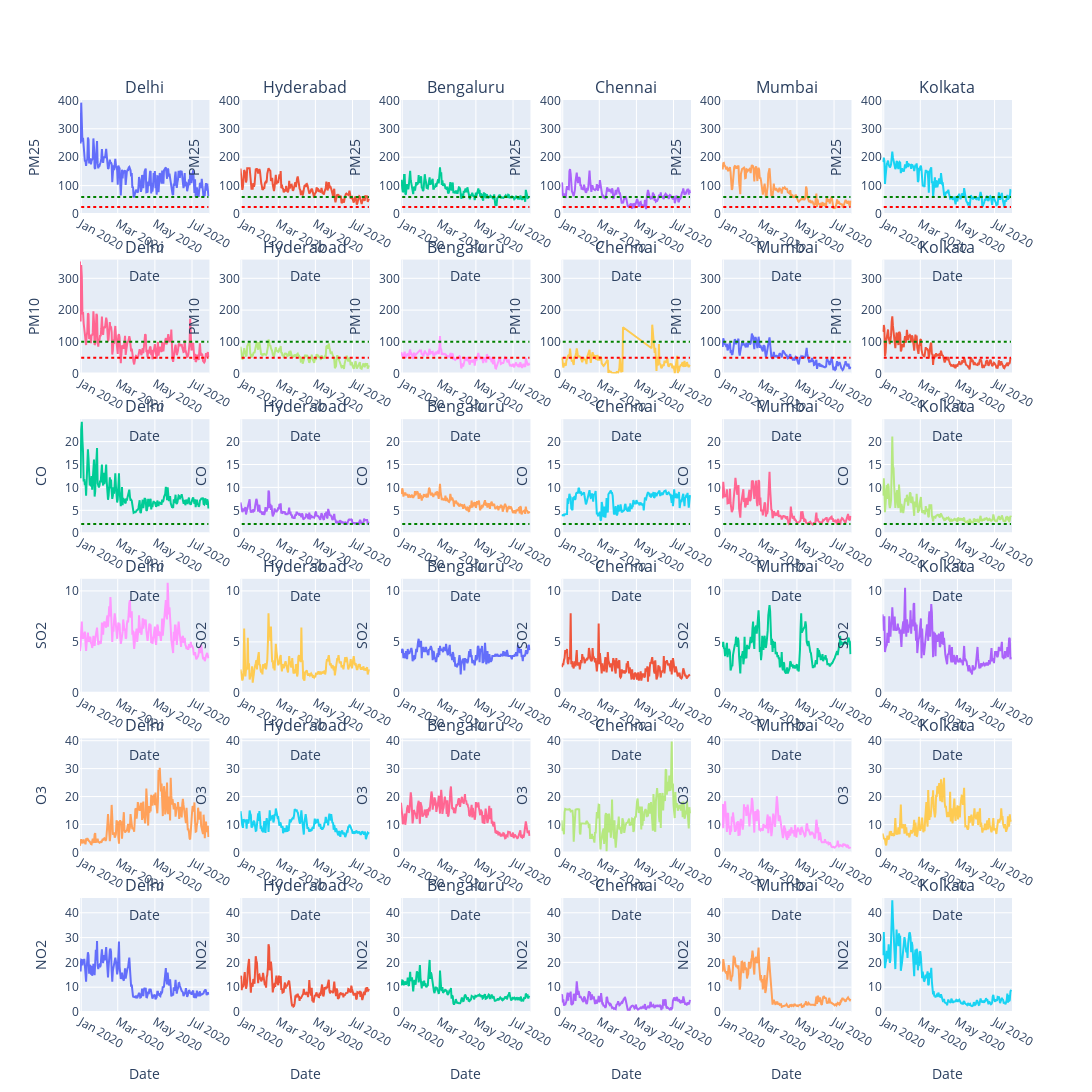

The code cell stored with this chart in its notebook:
### Code cell
city=['Delhi','Hyderabad','Bengaluru','Chennai','Mumbai','Kolkata']
pollutant=['pm25','pm10','co','so2','o3','no2']
polmax=[]
for i in pollutant:
    dr=df[df['Specie'].isin([i])]
    polmax.append(dr['median'].max()+(dr['median'].mean()/10))
print(polmax)
title=[]
[title.append(i) for _ in range(6) for i in city]
fig = make_subplots(
rows=6, cols=6,
#shared_yaxes=True,
subplot_titles=title,
vertical_spacing=0.05
)
for m,j in enumerate(pollutant):
    for l,i in enumerate(city):
        dff=df[df['Specie'].isin([j])]
        dfff=dff[dff['City'].isin([i])]
        fig.add_trace(go.Scatter(x=dfff['Date'], y=dfff['median']),row=m+1, col=l+1)
        if pollutant_who[j]:
            fig.add_shape(go.layout.Shape(type="line", x0=start, y0=pollutant_who[j], x1=end, y1=pollutant_who[j],
                                            line=dict(color='red', width=2,dash='dot'),),row=m+1,col=l+1)
        if pollutant_naaqs[j]:
            fig.add_shape(go.layout.Shape(type="line", x0=start, y0=pollutant_naaqs[j], x1=end, y1=pollutant_naaqs[j],
                                            line=dict(color='green', width=2,dash='dot'),),row=m+1,col=l+1)
        fig.update_yaxes(title=j.upper(),range=[0, polmax[m]], row=m+1, col=l+1)
        fig.update_xaxes(title="Date",row=m+1, col=l+1)
fig.update_layout(height=1900, width=2000,showlegend=False)
#fig.update_layout(yaxis=dict(range=[0,300]))
fig.show()
fig.write_image(f'images/pm2.5all_all_cities_trans.png')

### Figure 1 — Plotly figure (JSON) as saved in the notebook; plotly's stock layout.template omitted (floating-point values rounded to 4 significant figures; data arrays with more than 128 entries replaced by an {"elided": "..."} marker saying what was removed)
{"data": [{"type": "scatter", "x": {"elided": "212 str values"}, "xaxis": "x", "y": {"elided": "212 int values"}, "yaxis": "y"}, {"type": "scatter", "x": {"elided": "212 str values"}, "xaxis": "x2", "y": {"elided": "212 int values"}, "yaxis": "y2"}, {"type": "scatter", "x": {"elided": "212 str values"}, "xaxis": "x3", "y": {"elided": "212 int values"}, "yaxis": "y3"}, {"type": "scatter", "x": {"elided": "212 str values"}, "xaxis": "x4", "y": {"elided": "212 int values"}, "yaxis": "y4"}, {"type": "scatter", "x": {"elided": "212 str values"}, "xaxis": "x5", "y": {"elided": "212 int values"}, "yaxis": "y5"}, {"type": "scatter", "x": {"elided": "212 str values"}, "xaxis": "x6", "y": {"elided": "212 int values"}, "yaxis": "y6"}, {"type": "scatter", "x": {"elided": "212 str values"}, "xaxis": "x7", "y": {"elided": "212 int values"}, "yaxis": "y7"}, {"type": "scatter", "x": {"elided": "212 str values"}, "xaxis": "x8", "y": {"elided": "212 int values"}, "yaxis": "y8"}, {"type": "scatter", "x": {"elided": "212 str values"}, "xaxis": "x9", "y": {"elided": "212 int values"}, "yaxis": "y9"}, {"type": "scatter", "x": {"elided": "159 str values"}, "xaxis": "x10", "y": {"elided": "159 int values"}, "yaxis": "y10"}, {"type": "scatter", "x": {"elided": "212 str values"}, "xaxis": "x11", "y": {"elided": "212 int values"}, "yaxis": "y11"}, {"type": "scatter", "x": {"elided": "212 str values"}, "xaxis": "x12", "y": {"elided": "212 int values"}, "yaxis": "y12"}, {"type": "scatter", "x": {"elided": "212 str values"}, "xaxis": "x13", "y": {"elided": "212 float values"}, "yaxis": "y13"}, {"type": "scatter", "x": {"elided": "212 str values"}, "xaxis": "x14", "y": {"elided": "212 float values"}, "yaxis": "y14"}, {"type": "scatter", "x": {"elided": "212 str values"}, "xaxis": "x15", "y": {"elided": "212 float values"}, "yaxis": "y15"}, {"type": "scatter", "x": {"elided": "212 str values"}, "xaxis": "x16", "y": {"elided": "212 float values"}, "yaxis": "y16"}, {"type": "scatter", "x": {"elided": "212 str values"}, "xaxis": "x17", "y": {"elided": "212 float values"}, "yaxis": "y17"}, {"type": "scatter", "x": {"elided": "212 str values"}, "xaxis": "x18", "y": {"elided": "212 float values"}, "yaxis": "y18"}, {"type": "scatter", "x": {"elided": "212 str values"}, "xaxis": "x19", "y": {"elided": "212 float values"}, "yaxis": "y19"}, {"type": "scatter", "x": {"elided": "212 str values"}, "xaxis": "x20", "y": {"elided": "212 float values"}, "yaxis": "y20"}, {"type": "scatter", "x": {"elided": "212 str values"}, "xaxis": "x21", "y": {"elided": "212 float values"}, "yaxis": "y21"}, {"type": "scatter", "x": {"elided": "212 str values"}, "xaxis": "x22", "y": {"elided": "212 float values"}, "yaxis": "y22"}, {"type": "scatter", "x": {"elided": "212 str values"}, "xaxis": "x23", "y": {"elided": "212 float values"}, "yaxis": "y23"}, {"type": "scatter", "x": {"elided": "212 str values"}, "xaxis": "x24", "y": {"elided": "212 float values"}, "yaxis": "y24"}, {"type": "scatter", "x": {"elided": "212 str values"}, "xaxis": "x25", "y": {"elided": "212 float values"}, "yaxis": "y25"}, {"type": "scatter", "x": {"elided": "212 str values"}, "xaxis": "x26", "y": {"elided": "212 float values"}, "yaxis": "y26"}, {"type": "scatter", "x": {"elided": "212 str values"}, "xaxis": "x27", "y": {"elided": "212 float values"}, "yaxis": "y27"}, {"type": "scatter", "x": {"elided": "212 str values"}, "xaxis": "x28", "y": {"elided": "212 float values"}, "yaxis": "y28"}, {"type": "scatter", "x": {"elided": "212 str values"}, "xaxis": "x29", "y": {"elided": "212 float values"}, "yaxis": "y29"}, {"type": "scatter", "x": {"elided": "212 str values"}, "xaxis": "x30", "y": {"elided": "212 float values"}, "yaxis": "y30"}, {"type": "scatter", "x": {"elided": "212 str values"}, "xaxis": "x31", "y": {"elided": "212 float values"}, "yaxis": "y31"}, {"type": "scatter", "x": {"elided": "212 str values"}, "xaxis": "x32", "y": {"elided": "212 float values"}, "yaxis": "y32"}, {"type": "scatter", "x": {"elided": "212 str values"}, "xaxis": "x33", "y": {"elided": "212 float values"}, "yaxis": "y33"}, {"type": "scatter", "x": {"elided": "212 str values"}, "xaxis": "x34", "y": {"elided": "212 float values"}, "yaxis": "y34"}, {"type": "scatter", "x": {"elided": "212 str values"}, "xaxis": "x35", "y": {"elided": "212 float values"}, "yaxis": "y35"}, {"type": "scatter", "x": {"elided": "212 str values"}, "xaxis": "x36", "y": {"elided": "212 float values"}, "yaxis": "y36"}], "layout": {"annotations": [{"font": {"size": 16}, "showarrow": false, "text": "Delhi", "x": 0.06944, "xanchor": "center", "xref": "paper", "y": 1, "yanchor": "bottom", "yref": "paper"}, {"font": {"size": 16}, "showarrow": false, "text": "Hyderabad", "x": 0.2417, "xanchor": "center", "xref": "paper", "y": 1, "yanchor": "bottom", "yref": "paper"}, {"font": {"size": 16}, "showarrow": false, "text": "Bengaluru", "x": 0.4139, "xanchor": "center", "xref": "paper", "y": 1, "yanchor": "bottom", "yref": "paper"}, {"font": {"size": 16}, "showarrow": false, "text": "Chennai", "x": 0.5861, "xanchor": "center", "xref": "paper", "y": 1, "yanchor": "bottom", "yref": "paper"}, {"font": {"size": 16}, "showarrow": false, "text": "Mumbai", "x": 0.7583, "xanchor": "center", "xref": "paper", "y": 1, "yanchor": "bottom", "yref": "paper"}, {"font": {"size": 16}, "showarrow": false, "text": "Kolkata", "x": 0.9306, "xanchor": "center", "xref": "paper", "y": 1, "yanchor": "bottom", "yref": "paper"}, {"font": {"size": 16}, "showarrow": false, "text": "Delhi", "x": 0.06944, "xanchor": "center", "xref": "paper", "y": 0.825, "yanchor": "bottom", "yref": "paper"}, {"font": {"size": 16}, "showarrow": false, "text": "Hyderabad", "x": 0.2417, "xanchor": "center", "xref": "paper", "y": 0.825, "yanchor": "bottom", "yref": "paper"}, {"font": {"size": 16}, "showarrow": false, "text": "Bengaluru", "x": 0.4139, "xanchor": "center", "xref": "paper", "y": 0.825, "yanchor": "bottom", "yref": "paper"}, {"font": {"size": 16}, "showarrow": false, "text": "Chennai", "x": 0.5861, "xanchor": "center", "xref": "paper", "y": 0.825, "yanchor": "bottom", "yref": "paper"}, {"font": {"size": 16}, "showarrow": false, "text": "Mumbai", "x": 0.7583, "xanchor": "center", "xref": "paper", "y": 0.825, "yanchor": "bottom", "yref": "paper"}, {"font": {"size": 16}, "showarrow": false, "text": "Kolkata", "x": 0.9306, "xanchor": "center", "xref": "paper", "y": 0.825, "yanchor": "bottom", "yref": "paper"}, {"font": {"size": 16}, "showarrow": false, "text": "Delhi", "x": 0.06944, "xanchor": "center", "xref": "paper", "y": 0.65, "yanchor": "bottom", "yref": "paper"}, {"font": {"size": 16}, "showarrow": false, "text": "Hyderabad", "x": 0.2417, "xanchor": "center", "xref": "paper", "y": 0.65, "yanchor": "bottom", "yref": "paper"}, {"font": {"size": 16}, "showarrow": false, "text": "Bengaluru", "x": 0.4139, "xanchor": "center", "xref": "paper", "y": 0.65, "yanchor": "bottom", "yref": "paper"}, {"font": {"size": 16}, "showarrow": false, "text": "Chennai", "x": 0.5861, "xanchor": "center", "xref": "paper", "y": 0.65, "yanchor": "bottom", "yref": "paper"}, {"font": {"size": 16}, "showarrow": false, "text": "Mumbai", "x": 0.7583, "xanchor": "center", "xref": "paper", "y": 0.65, "yanchor": "bottom", "yref": "paper"}, {"font": {"size": 16}, "showarrow": false, "text": "Kolkata", "x": 0.9306, "xanchor": "center", "xref": "paper", "y": 0.65, "yanchor": "bottom", "yref": "paper"}, {"font": {"size": 16}, "showarrow": false, "text": "Delhi", "x": 0.06944, "xanchor": "center", "xref": "paper", "y": 0.475, "yanchor": "bottom", "yref": "paper"}, {"font": {"size": 16}, "showarrow": false, "text": "Hyderabad", "x": 0.2417, "xanchor": "center", "xref": "paper", "y": 0.475, "yanchor": "bottom", "yref": "paper"}, {"font": {"size": 16}, "showarrow": false, "text": "Bengaluru", "x": 0.4139, "xanchor": "center", "xref": "paper", "y": 0.475, "yanchor": "bottom", "yref": "paper"}, {"font": {"size": 16}, "showarrow": false, "text": "Chennai", "x": 0.5861, "xanchor": "center", "xref": "paper", "y": 0.475, "yanchor": "bottom", "yref": "paper"}, {"font": {"size": 16}, "showarrow": false, "text": "Mumbai", "x": 0.7583, "xanchor": "center", "xref": "paper", "y": 0.475, "yanchor": "bottom", "yref": "paper"}, {"font": {"size": 16}, "showarrow": false, "text": "Kolkata", "x": 0.9306, "xanchor": "center", "xref": "paper", "y": 0.475, "yanchor": "bottom", "yref": "paper"}, {"font": {"size": 16}, "showarrow": false, "text": "Delhi", "x": 0.06944, "xanchor": "center", "xref": "paper", "y": 0.3, "yanchor": "bottom", "yref": "paper"}, {"font": {"size": 16}, "showarrow": false, "text": "Hyderabad", "x": 0.2417, "xanchor": "center", "xref": "paper", "y": 0.3, "yanchor": "bottom", "yref": "paper"}, {"font": {"size": 16}, "showarrow": false, "text": "Bengaluru", "x": 0.4139, "xanchor": "center", "xref": "paper", "y": 0.3, "yanchor": "bottom", "yref": "paper"}, {"font": {"size": 16}, "showarrow": false, "text": "Chennai", "x": 0.5861, "xanchor": "center", "xref": "paper", "y": 0.3, "yanchor": "bottom", "yref": "paper"}, {"font": {"size": 16}, "showarrow": false, "text": "Mumbai", "x": 0.7583, "xanchor": "center", "xref": "paper", "y": 0.3, "yanchor": "bottom", "yref": "paper"}, {"font": {"size": 16}, "showarrow": false, "text": "Kolkata", "x": 0.9306, "xanchor": "center", "xref": "paper", "y": 0.3, "yanchor": "bottom", "yref": "paper"}, {"font": {"size": 16}, "showarrow": false, "text": "Delhi", "x": 0.06944, "xanchor": "center", "xref": "paper", "y": 0.125, "yanchor": "bottom", "yref": "paper"}, {"font": {"size": 16}, "showarrow": false, "text": "Hyderabad", "x": 0.2417, "xanchor": "center", "xref": "paper", "y": 0.125, "yanchor": "bottom", "yref": "paper"}, {"font": {"size": 16}, "showarrow": false, "text": "Bengaluru", "x": 0.4139, "xanchor": "center", "xref": "paper", "y": 0.125, "yanchor": "bottom", "yref": "paper"}, {"font": {"size": 16}, "showarrow": false, "text": "Chennai", "x": 0.5861, "xanchor": "center", "xref": "paper", "y": 0.125, "yanchor": "bottom", "yref": "paper"}, {"font": {"size": 16}, "showarrow": false, "text": "Mumbai", "x": 0.7583, "xanchor": "center", "xref": "paper", "y": 0.125, "yanchor": "bottom", "yref": "paper"}, {"font": {"size": 16}, "showarrow": false, "text": "Kolkata", "x": 0.9306, "xanchor": "center", "xref": "paper", "y": 0.125, "yanchor": "bottom", "yref": "paper"}], "height": 1900, "shapes": [{"line": {"color": "red", "dash": "dot", "width": 2}, "type": "line", "x0": "2020-01-01", "x1": "2020-07-28", "xref": "x", "y0": 25, "y1": 25, "yref": "y"}, {"line": {"color": "green", "dash": "dot", "width": 2}, "type": "line", "x0": "2020-01-01", "x1": "2020-07-28", "xref": "x", "y0": 60, "y1": 60, "yref": "y"}, {"line": {"color": "red", "dash": "dot", "width": 2}, "type": "line", "x0": "2020-01-01", "x1": "2020-07-28", "xref": "x2", "y0": 25, "y1": 25, "yref": "y2"}, {"line": {"color": "green", "dash": "dot", "width": 2}, "type": "line", "x0": "2020-01-01", "x1": "2020-07-28", "xref": "x2", "y0": 60, "y1": 60, "yref": "y2"}, {"line": {"color": "red", "dash": "dot", "width": 2}, "type": "line", "x0": "2020-01-01", "x1": "2020-07-28", "xref": "x3", "y0": 25, "y1": 25, "yref": "y3"}, {"line": {"color": "green", "dash": "dot", "width": 2}, "type": "line", "x0": "2020-01-01", "x1": "2020-07-28", "xref": "x3", "y0": 60, "y1": 60, "yref": "y3"}, {"line": {"color": "red", "dash": "dot", "width": 2}, "type": "line", "x0": "2020-01-01", "x1": "2020-07-28", "xref": "x4", "y0": 25, "y1": 25, "yref": "y4"}, {"line": {"color": "green", "dash": "dot", "width": 2}, "type": "line", "x0": "2020-01-01", "x1": "2020-07-28", "xref": "x4", "y0": 60, "y1": 60, "yref": "y4"}, {"line": {"color": "red", "dash": "dot", "width": 2}, "type": "line", "x0": "2020-01-01", "x1": "2020-07-28", "xref": "x5", "y0": 25, "y1": 25, "yref": "y5"}, {"line": {"color": "green", "dash": "dot", "width": 2}, "type": "line", "x0": "2020-01-01", "x1": "2020-07-28", "xref": "x5", "y0": 60, "y1": 60, "yref": "y5"}, {"line": {"color": "red", "dash": "dot", "width": 2}, "type": "line", "x0": "2020-01-01", "x1": "2020-07-28", "xref": "x6", "y0": 25, "y1": 25, "yref": "y6"}, {"line": {"color": "green", "dash": "dot", "width": 2}, "type": "line", "x0": "2020-01-01", "x1": "2020-07-28", "xref": "x6", "y0": 60, "y1": 60, "yref": "y6"}, {"line": {"color": "red", "dash": "dot", "width": 2}, "type": "line", "x0": "2020-01-01", "x1": "2020-07-28", "xref": "x7", "y0": 50, "y1": 50, "yref": "y7"}, {"line": {"color": "green", "dash": "dot", "width": 2}, "type": "line", "x0": "2020-01-01", "x1": "2020-07-28", "xref": "x7", "y0": 100, "y1": 100, "yref": "y7"}, {"line": {"color": "red", "dash": "dot", "width": 2}, "type": "line", "x0": "2020-01-01", "x1": "2020-07-28", "xref": "x8", "y0": 50, "y1": 50, "yref": "y8"}, {"line": {"color": "green", "dash": "dot", "width": 2}, "type": "line", "x0": "2020-01-01", "x1": "2020-07-28", "xref": "x8", "y0": 100, "y1": 100, "yref": "y8"}, {"line": {"color": "red", "dash": "dot", "width": 2}, "type": "line", "x0": "2020-01-01", "x1": "2020-07-28", "xref": "x9", "y0": 50, "y1": 50, "yref": "y9"}, {"line": {"color": "green", "dash": "dot", "width": 2}, "type": "line", "x0": "2020-01-01", "x1": "2020-07-28", "xref": "x9", "y0": 100, "y1": 100, "yref": "y9"}, {"line": {"color": "red", "dash": "dot", "width": 2}, "type": "line", "x0": "2020-01-01", "x1": "2020-07-28", "xref": "x10", "y0": 50, "y1": 50, "yref": "y10"}, {"line": {"color": "green", "dash": "dot", "width": 2}, "type": "line", "x0": "2020-01-01", "x1": "2020-07-28", "xref": "x10", "y0": 100, "y1": 100, "yref": "y10"}, {"line": {"color": "red", "dash": "dot", "width": 2}, "type": "line", "x0": "2020-01-01", "x1": "2020-07-28", "xref": "x11", "y0": 50, "y1": 50, "yref": "y11"}, {"line": {"color": "green", "dash": "dot", "width": 2}, "type": "line", "x0": "2020-01-01", "x1": "2020-07-28", "xref": "x11", "y0": 100, "y1": 100, "yref": "y11"}, {"line": {"color": "red", "dash": "dot", "width": 2}, "type": "line", "x0": "2020-01-01", "x1": "2020-07-28", "xref": "x12", "y0": 50, "y1": 50, "yref": "y12"}, {"line": {"color": "green", "dash": "dot", "width": 2}, "type": "line", "x0": "2020-01-01", "x1": "2020-07-28", "xref": "x12", "y0": 100, "y1": 100, "yref": "y12"}, {"line": {"color": "green", "dash": "dot", "width": 2}, "type": "line", "x0": "2020-01-01", "x1": "2020-07-28", "xref": "x13", "y0": 2, "y1": 2, "yref": "y13"}, {"line": {"color": "green", "dash": "dot", "width": 2}, "type": "line", "x0": "2020-01-01", "x1": "2020-07-28", "xref": "x14", "y0": 2, "y1": 2, "yref": "y14"}, {"line": {"color": "green", "dash": "dot", "width": 2}, "type": "line", "x0": "2020-01-01", "x1": "2020-07-28", "xref": "x15", "y0": 2, "y1": 2, "yref": "y15"}, {"line": {"color": "green", "dash": "dot", "width": 2}, "type": "line", "x0": "2020-01-01", "x1": "2020-07-28", "xref": "x16", "y0": 2, "y1": 2, "yref": "y16"}, {"line": {"color": "green", "dash": "dot", "width": 2}, "type": "line", "x0": "2020-01-01", "x1": "2020-07-28", "xref": "x17", "y0": 2, "y1": 2, "yref": "y17"}, {"line": {"color": "green", "dash": "dot", "width": 2}, "type": "line", "x0": "2020-01-01", "x1": "2020-07-28", "xref": "x18", "y0": 2, "y1": 2, "yref": "y18"}, {"line": {"color": "red", "dash": "dot", "width": 2}, "type": "line", "x0": "2020-01-01", "x1": "2020-07-28", "xref": "x19", "y0": 20, "y1": 20, "yref": "y19"}, {"line": {"color": "green", "dash": "dot", "width": 2}, "type": "line", "x0": "2020-01-01", "x1": "2020-07-28", "xref": "x19", "y0": 80, "y1": 80, "yref": "y19"}, {"line": {"color": "red", "dash": "dot", "width": 2}, "type": "line", "x0": "2020-01-01", "x1": "2020-07-28", "xref": "x20", "y0": 20, "y1": 20, "yref": "y20"}, {"line": {"color": "green", "dash": "dot", "width": 2}, "type": "line", "x0": "2020-01-01", "x1": "2020-07-28", "xref": "x20", "y0": 80, "y1": 80, "yref": "y20"}, {"line": {"color": "red", "dash": "dot", "width": 2}, "type": "line", "x0": "2020-01-01", "x1": "2020-07-28", "xref": "x21", "y0": 20, "y1": 20, "yref": "y21"}, {"line": {"color": "green", "dash": "dot", "width": 2}, "type": "line", "x0": "2020-01-01", "x1": "2020-07-28", "xref": "x21", "y0": 80, "y1": 80, "yref": "y21"}, {"line": {"color": "red", "dash": "dot", "width": 2}, "type": "line", "x0": "2020-01-01", "x1": "2020-07-28", "xref": "x22", "y0": 20, "y1": 20, "yref": "y22"}, {"line": {"color": "green", "dash": "dot", "width": 2}, "type": "line", "x0": "2020-01-01", "x1": "2020-07-28", "xref": "x22", "y0": 80, "y1": 80, "yref": "y22"}, {"line": {"color": "red", "dash": "dot", "width": 2}, "type": "line", "x0": "2020-01-01", "x1": "2020-07-28", "xref": "x23", "y0": 20, "y1": 20, "yref": "y23"}, {"line": {"color": "green", "dash": "dot", "width": 2}, "type": "line", "x0": "2020-01-01", "x1": "2020-07-28", "xref": "x23", "y0": 80, "y1": 80, "yref": "y23"}, {"line": {"color": "red", "dash": "dot", "width": 2}, "type": "line", "x0": "2020-01-01", "x1": "2020-07-28", "xref": "x24", "y0": 20, "y1": 20, "yref": "y24"}, {"line": {"color": "green", "dash": "dot", "width": 2}, "type": "line", "x0": "2020-01-01", "x1": "2020-07-28", "xref": "x24", "y0": 80, "y1": 80, "yref": "y24"}, {"line": {"color": "red", "dash": "dot", "width": 2}, "type": "line", "x0": "2020-01-01", "x1": "2020-07-28", "xref": "x25", "y0": 100, "y1": 100, "yref": "y25"}, {"line": {"color": "green", "dash": "dot", "width": 2}, "type": "line", "x0": "2020-01-01", "x1": "2020-07-28", "xref": "x25", "y0": 100, "y1": 100, "yref": "y25"}, {"line": {"color": "red", "dash": "dot", "width": 2}, "type": "line", "x0": "2020-01-01", "x1": "2020-07-28", "xref": "x26", "y0": 100, "y1": 100, "yref": "y26"}, {"line": {"color": "green", "dash": "dot", "width": 2}, "type": "line", "x0": "2020-01-01", "x1": "2020-07-28", "xref": "x26", "y0": 100, "y1": 100, "yref": "y26"}, {"line": {"color": "red", "dash": "dot", "width": 2}, "type": "line", "x0": "2020-01-01", "x1": "2020-07-28", "xref": "x27", "y0": 100, "y1": 100, "yref": "y27"}, {"line": {"color": "green", "dash": "dot", "width": 2}, "type": "line", "x0": "2020-01-01", "x1": "2020-07-28", "xref": "x27", "y0": 100, "y1": 100, "yref": "y27"}, {"line": {"color": "red", "dash": "dot", "width": 2}, "type": "line", "x0": "2020-01-01", "x1": "2020-07-28", "xref": "x28", "y0": 100, "y1": 100, "yref": "y28"}, {"line": {"color": "green", "dash": "dot", "width": 2}, "type": "line", "x0": "2020-01-01", "x1": "2020-07-28", "xref": "x28", "y0": 100, "y1": 100, "yref": "y28"}, {"line": {"color": "red", "dash": "dot", "width": 2}, "type": "line", "x0": "2020-01-01", "x1": "2020-07-28", "xref": "x29", "y0": 100, "y1": 100, "yref": "y29"}, {"line": {"color": "green", "dash": "dot", "width": 2}, "type": "line", "x0": "2020-01-01", "x1": "2020-07-28", "xref": "x29", "y0": 100, "y1": 100, "yref": "y29"}, {"line": {"color": "red", "dash": "dot", "width": 2}, "type": "line", "x0": "2020-01-01", "x1": "2020-07-28", "xref": "x30", "y0": 100, "y1": 100, "yref": "y30"}, {"line": {"color": "green", "dash": "dot", "width": 2}, "type": "line", "x0": "2020-01-01", "x1": "2020-07-28", "xref": "x30", "y0": 100, "y1": 100, "yref": "y30"}, {"line": {"color": "green", "dash": "dot", "width": 2}, "type": "line", "x0": "2020-01-01", "x1": "2020-07-28", "xref": "x31", "y0": 80, "y1": 80, "yref": "y31"}, {"line": {"color": "green", "dash": "dot", "width": 2}, "type": "line", "x0": "2020-01-01", "x1": "2020-07-28", "xref": "x32", "y0": 80, "y1": 80, "yref": "y32"}, {"line": {"color": "green", "dash": "dot", "width": 2}, "type": "line", "x0": "2020-01-01", "x1": "2020-07-28", "xref": "x33", "y0": 80, "y1": 80, "yref": "y33"}, {"line": {"color": "green", "dash": "dot", "width": 2}, "type": "line", "x0": "2020-01-01", "x1": "2020-07-28", "xref": "x34", "y0": 80, "y1": 80, "yref": "y34"}, {"line": {"color": "green", "dash": "dot", "width": 2}, "type": "line", "x0": "2020-01-01", "x1": "2020-07-28", "xref": "x35", "y0": 80, "y1": 80, "yref": "y35"}, {"line": {"color": "green", "dash": "dot", "width": 2}, "type": "line", "x0": "2020-01-01", "x1": "2020-07-28", "xref": "x36", "y0": 80, "y1": 80, "yref": "y36"}], "showlegend": false, "width": 2000, "xaxis": {"anchor": "y", "autorange": true, "domain": [0, 0.1389], "range": ["2019-12-30", "2020-07-28 19:53:36.5866"], "title": {"text": "Date"}, "type": "date"}, "xaxis10": {"anchor": "y10", "autorange": true, "domain": [0.5167, 0.6556], "range": ["2019-12-30", "2020-07-28 19:53:36.5866"], "title": {"text": "Date"}, "type": "date"}, "xaxis11": {"anchor": "y11", "autorange": true, "domain": [0.6889, 0.8278], "range": ["2019-12-30", "2020-07-28 19:53:36.5866"], "title": {"text": "Date"}, "type": "date"}, "xaxis12": {"anchor": "y12", "autorange": true, "domain": [0.8611, 1], "range": ["2019-12-30", "2020-07-28 19:53:36.5866"], "title": {"text": "Date"}, "type": "date"}, "xaxis13": {"anchor": "y13", "autorange": true, "domain": [0, 0.1389], "range": ["2019-12-30", "2020-07-28 19:53:36.5866"], "title": {"text": "Date"}, "type": "date"}, "xaxis14": {"anchor": "y14", "autorange": true, "domain": [0.1722, 0.3111], "range": ["2019-12-30", "2020-07-28 19:53:36.5866"], "title": {"text": "Date"}, "type": "date"}, "xaxis15": {"anchor": "y15", "autorange": true, "domain": [0.3444, 0.4833], "range": ["2019-12-30", "2020-07-28 19:53:36.5866"], "title": {"text": "Date"}, "type": "date"}, "xaxis16": {"anchor": "y16", "autorange": true, "domain": [0.5167, 0.6556], "range": ["2019-12-30", "2020-07-28 19:53:36.5866"], "title": {"text": "Date"}, "type": "date"}, "xaxis17": {"anchor": "y17", "autorange": true, "domain": [0.6889, 0.8278], "range": ["2019-12-30", "2020-07-28 19:53:36.5866"], "title": {"text": "Date"}, "type": "date"}, "xaxis18": {"anchor": "y18", "autorange": true, "domain": [0.8611, 1], "range": ["2019-12-30", "2020-07-28 19:53:36.5866"], "title": {"text": "Date"}, "type": "date"}, "xaxis19": {"anchor": "y19", "autorange": true, "domain": [0, 0.1389], "range": ["2019-12-30", "2020-07-28 19:53:36.5866"], "title": {"text": "Date"}, "type": "date"}, "xaxis2": {"anchor": "y2", "autorange": true, "domain": [0.1722, 0.3111], "range": ["2019-12-30", "2020-07-28 19:53:36.5866"], "title": {"text": "Date"}, "type": "date"}, "xaxis20": {"anchor": "y20", "autorange": true, "domain": [0.1722, 0.3111], "range": ["2019-12-30", "2020-07-28 19:53:36.5866"], "title": {"text": "Date"}, "type": "date"}, "xaxis21": {"anchor": "y21", "autorange": true, "domain": [0.3444, 0.4833], "range": ["2019-12-30", "2020-07-28 19:53:36.5866"], "title": {"text": "Date"}, "type": "date"}, "xaxis22": {"anchor": "y22", "autorange": true, "domain": [0.5167, 0.6556], "range": ["2019-12-30", "2020-07-28 19:53:36.5866"], "title": {"text": "Date"}, "type": "date"}, "xaxis23": {"anchor": "y23", "autorange": true, "domain": [0.6889, 0.8278], "range": ["2019-12-30", "2020-07-28 19:53:36.5866"], "title": {"text": "Date"}, "type": "date"}, "xaxis24": {"anchor": "y24", "autorange": true, "domain": [0.8611, 1], "range": ["2019-12-30", "2020-07-28 19:53:36.5866"], "title": {"text": "Date"}, "type": "date"}, "xaxis25": {"anchor": "y25", "autorange": true, "domain": [0, 0.1389], "range": ["2019-12-30", "2020-07-28 19:53:36.5866"], "title": {"text": "Date"}, "type": "date"}, "xaxis26": {"anchor": "y26", "autorange": true, "domain": [0.1722, 0.3111], "range": ["2019-12-30", "2020-07-28 19:53:36.5866"], "title": {"text": "Date"}, "type": "date"}, "xaxis27": {"anchor": "y27", "autorange": true, "domain": [0.3444, 0.4833], "range": ["2019-12-30", "2020-07-28 19:53:36.5866"], "title": {"text": "Date"}, "type": "date"}, "xaxis28": {"anchor": "y28", "autorange": true, "domain": [0.5167, 0.6556], "range": ["2019-12-30", "2020-07-28 19:53:36.5866"], "title": {"text": "Date"}, "type": "date"}, "xaxis29": {"anchor": "y29", "autorange": true, "domain": [0.6889, 0.8278], "range": ["2019-12-30", "2020-07-28 19:53:36.5866"], "title": {"text": "Date"}, "type": "date"}, "xaxis3": {"anchor": "y3", "autorange": true, "domain": [0.3444, 0.4833], "range": ["2019-12-30", "2020-07-28 19:53:36.5866"], "title": {"text": "Date"}, "type": "date"}, "xaxis30": {"anchor": "y30", "autorange": true, "domain": [0.8611, 1], "range": ["2019-12-30", "2020-07-28 19:53:36.5866"], "title": {"text": "Date"}, "type": "date"}, "xaxis31": {"anchor": "y31", "autorange": true, "domain": [0, 0.1389], "range": ["2019-12-30", "2020-07-28 19:53:36.5866"], "title": {"text": "Date"}, "type": "date"}, "xaxis32": {"anchor": "y32", "autorange": true, "domain": [0.1722, 0.3111], "range": ["2019-12-30", "2020-07-28 19:53:36.5866"], "title": {"text": "Date"}, "type": "date"}, "xaxis33": {"anchor": "y33", "autorange": true, "domain": [0.3444, 0.4833], "range": ["2019-12-30", "2020-07-28 19:53:36.5866"], "title": {"text": "Date"}, "type": "date"}, "xaxis34": {"anchor": "y34", "autorange": true, "domain": [0.5167, 0.6556], "range": ["2019-12-30", "2020-07-28 19:53:36.5866"], "title": {"text": "Date"}, "type": "date"}, "xaxis35": {"anchor": "y35", "autorange": true, "domain": [0.6889, 0.8278], "range": ["2019-12-30", "2020-07-28 19:53:36.5866"], "title": {"text": "Date"}, "type": "date"}, "xaxis36": {"anchor": "y36", "autorange": true, "domain": [0.8611, 1], "range": ["2019-12-30", "2020-07-28 19:53:36.5866"], "title": {"text": "Date"}, "type": "date"}, "xaxis4": {"anchor": "y4", "autorange": true, "domain": [0.5167, 0.6556], "range": ["2019-12-30", "2020-07-28 19:53:36.5866"], "title": {"text": "Date"}, "type": "date"}, "xaxis5": {"anchor": "y5", "autorange": true, "domain": [0.6889, 0.8278], "range": ["2019-12-30", "2020-07-28 19:53:36.5866"], "title": {"text": "Date"}, "type": "date"}, "xaxis6": {"anchor": "y6", "autorange": true, "domain": [0.8611, 1], "range": ["2019-12-30", "2020-07-28 19:53:36.5866"], "title": {"text": "Date"}, "type": "date"}, "xaxis7": {"anchor": "y7", "autorange": true, "domain": [0, 0.1389], "range": ["2019-12-30", "2020-07-28 19:53:36.5866"], "title": {"text": "Date"}, "type": "date"}, "xaxis8": {"anchor": "y8", "autorange": true, "domain": [0.1722, 0.3111], "range": ["2019-12-30", "2020-07-28 19:53:36.5866"], "title": {"text": "Date"}, "type": "date"}, "xaxis9": {"anchor": "y9", "autorange": true, "domain": [0.3444, 0.4833], "range": ["2019-12-30", "2020-07-28 19:53:36.5866"], "title": {"text": "Date"}, "type": "date"}, "yaxis": {"anchor": "x", "domain": [0.875, 1], "range": [0, 401.3], "title": {"text": "PM25"}, "type": "linear"}, "yaxis10": {"anchor": "x10", "domain": [0.7, 0.825], "range": [0, 359.0], "title": {"text": "PM10"}, "type": "linear"}, "yaxis11": {"anchor": "x11", "domain": [0.7, 0.825], "range": [0, 359.0], "title": {"text": "PM10"}, "type": "linear"}, "yaxis12": {"anchor": "x12", "domain": [0.7, 0.825], "range": [0, 359.0], "title": {"text": "PM10"}, "type": "linear"}, "yaxis13": {"anchor": "x13", "domain": [0.525, 0.65], "range": [0, 24.89], "title": {"text": "CO"}, "type": "linear"}, "yaxis14": {"anchor": "x14", "domain": [0.525, 0.65], "range": [0, 24.89], "title": {"text": "CO"}, "type": "linear"}, "yaxis15": {"anchor": "x15", "domain": [0.525, 0.65], "range": [0, 24.89], "title": {"text": "CO"}, "type": "linear"}, "yaxis16": {"anchor": "x16", "domain": [0.525, 0.65], "range": [0, 24.89], "title": {"text": "CO"}, "type": "linear"}, "yaxis17": {"anchor": "x17", "domain": [0.525, 0.65], "range": [0, 24.89], "title": {"text": "CO"}, "type": "linear"}, "yaxis18": {"anchor": "x18", "domain": [0.525, 0.65], "range": [0, 24.89], "title": {"text": "CO"}, "type": "linear"}, "yaxis19": {"anchor": "x19", "domain": [0.35, 0.475], "range": [0, 11.19], "title": {"text": "SO2"}, "type": "linear"}, "yaxis2": {"anchor": "x2", "domain": [0.875, 1], "range": [0, 401.3], "title": {"text": "PM25"}, "type": "linear"}, "yaxis20": {"anchor": "x20", "domain": [0.35, 0.475], "range": [0, 11.19], "title": {"text": "SO2"}, "type": "linear"}, "yaxis21": {"anchor": "x21", "domain": [0.35, 0.475], "range": [0, 11.19], "title": {"text": "SO2"}, "type": "linear"}, "yaxis22": {"anchor": "x22", "domain": [0.35, 0.475], "range": [0, 11.19], "title": {"text": "SO2"}, "type": "linear"}, "yaxis23": {"anchor": "x23", "domain": [0.35, 0.475], "range": [0, 11.19], "title": {"text": "SO2"}, "type": "linear"}, "yaxis24": {"anchor": "x24", "domain": [0.35, 0.475], "range": [0, 11.19], "title": {"text": "SO2"}, "type": "linear"}, "yaxis25": {"anchor": "x25", "domain": [0.175, 0.3], "range": [0, 40.82], "title": {"text": "O3"}, "type": "linear"}, "yaxis26": {"anchor": "x26", "domain": [0.175, 0.3], "range": [0, 40.82], "title": {"text": "O3"}, "type": "linear"}, "yaxis27": {"anchor": "x27", "domain": [0.175, 0.3], "range": [0, 40.82], "title": {"text": "O3"}, "type": "linear"}, "yaxis28": {"anchor": "x28", "domain": [0.175, 0.3], "range": [0, 40.82], "title": {"text": "O3"}, "type": "linear"}, "yaxis29": {"anchor": "x29", "domain": [0.175, 0.3], "range": [0, 40.82], "title": {"text": "O3"}, "type": "linear"}, "yaxis3": {"anchor": "x3", "domain": [0.875, 1], "range": [0, 401.3], "title": {"text": "PM25"}, "type": "linear"}, "yaxis30": {"anchor": "x30", "domain": [0.175, 0.3], "range": [0, 40.82], "title": {"text": "O3"}, "type": "linear"}, "yaxis31": {"anchor": "x31", "domain": [0, 0.125], "range": [0, 45.96], "title": {"text": "NO2"}, "type": "linear"}, "yaxis32": {"anchor": "x32", "domain": [0, 0.125], "range": [0, 45.96], "title": {"text": "NO2"}, "type": "linear"}, "yaxis33": {"anchor": "x33", "domain": [0, 0.125], "range": [0, 45.96], "title": {"text": "NO2"}, "type": "linear"}, "yaxis34": {"anchor": "x34", "domain": [0, 0.125], "range": [0, 45.96], "title": {"text": "NO2"}, "type": "linear"}, "yaxis35": {"anchor": "x35", "domain": [0, 0.125], "range": [0, 45.96], "title": {"text": "NO2"}, "type": "linear"}, "yaxis36": {"anchor": "x36", "domain": [0, 0.125], "range": [0, 45.96], "title": {"text": "NO2"}, "type": "linear"}, "yaxis4": {"anchor": "x4", "domain": [0.875, 1], "range": [0, 401.3], "title": {"text": "PM25"}, "type": "linear"}, "yaxis5": {"anchor": "x5", "domain": [0.875, 1], "range": [0, 401.3], "title": {"text": "PM25"}, "type": "linear"}, "yaxis6": {"anchor": "x6", "domain": [0.875, 1], "range": [0, 401.3], "title": {"text": "PM25"}, "type": "linear"}, "yaxis7": {"anchor": "x7", "domain": [0.7, 0.825], "range": [0, 359.0], "title": {"text": "PM10"}, "type": "linear"}, "yaxis8": {"anchor": "x8", "domain": [0.7, 0.825], "range": [0, 359.0], "title": {"text": "PM10"}, "type": "linear"}, "yaxis9": {"anchor": "x9", "domain": [0.7, 0.825], "range": [0, 359.0], "title": {"text": "PM10"}, "type": "linear"}}}
